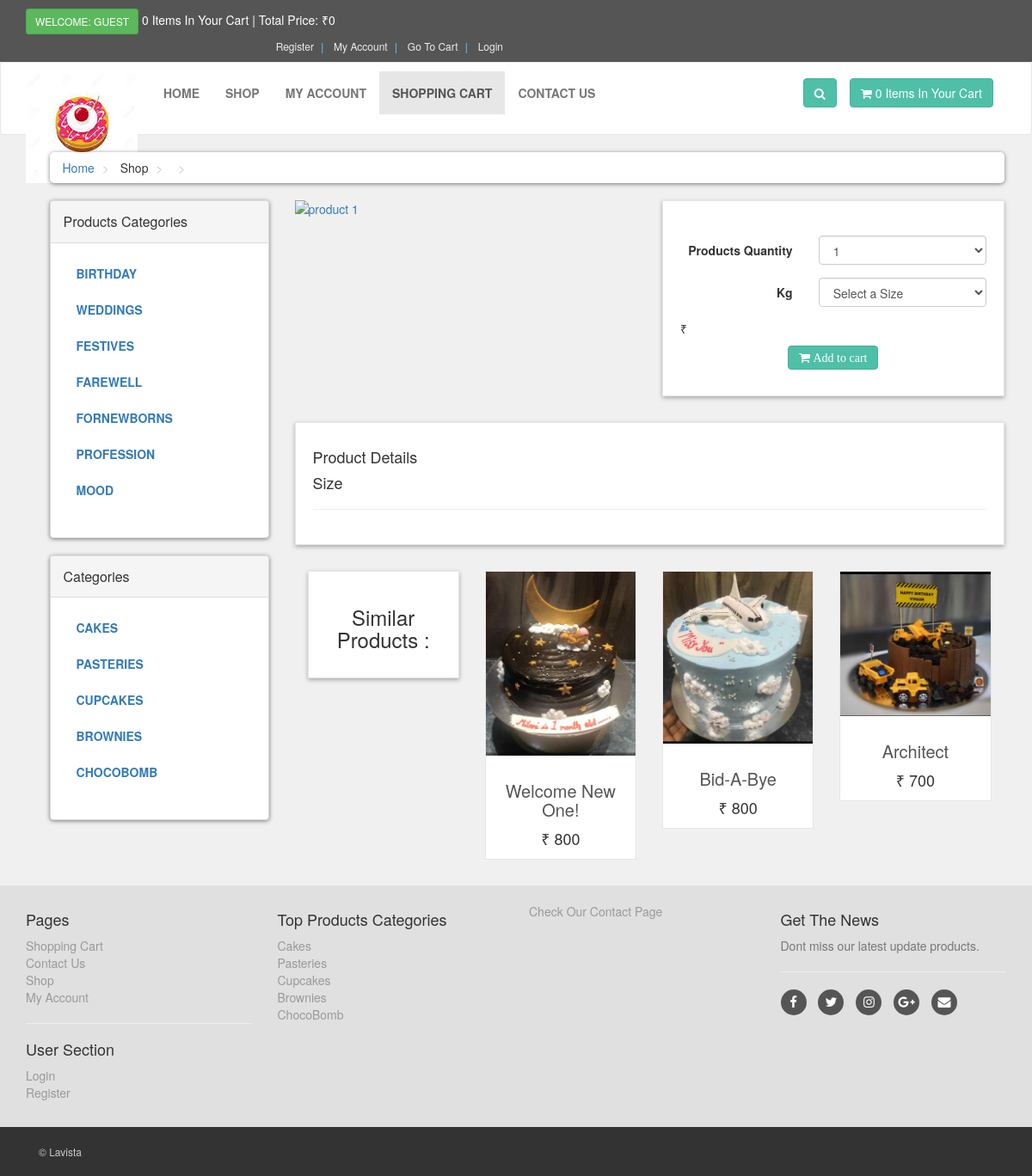
/details.php, run on the app's committed database.
### tables this page shows
CREATE TABLE `categories` (
  `cat_id` int(10) NOT NULL,
  `cat_title` text NOT NULL,
  `cat_desc` text NOT NULL
);

CREATE TABLE `product_categories` (
  `p_cat_id` int(10) NOT NULL,
  `p_cat_title` text NOT NULL,
  `p_cat_desc` text NOT NULL
);

CREATE TABLE `products` (
  `product_id` int(10) NOT NULL,
  `p_cat_id` int(10) NOT NULL,
  `cat_id` int(10) NOT NULL,
  `date` timestamp NOT NULL DEFAULT current_timestamp() ON UPDATE current_timestamp(),
  `product_title` text NOT NULL,
  `product_img1` text NOT NULL,
  `product_price` int(10) NOT NULL,
  `product_desc` text NOT NULL,
  `product_key` text NOT NULL
);

### details.php (the view, shortened to what this page needs)
<?php
    include("includes/header.php");
?>
   <div id="content">
       <div class="container">
           <div class="col-md-12">
               <ul class="breadcrumb">
                   <li>
                       <a href="index.php">Home</a>
                   </li>
                   <li>
                       Shop
                   </li>
                   <li>
                   </li>
                   <li> <?php echo $pro_title; ?> </li>
               </ul>
           </div>
           <div class="col-md-3">
   <?php
    include("includes/sidebar.php");
    ?>
           </div>
           <div class="col-md-9">
               <div id="productMain" class="row">
                   <div class="col-sm-6">
                       <div id="mainImage">
                                <div class="row" id="thumbs">
                           <div class="col-xs-11">
                               <a data-target="#myCarousel" data-slide-to="0"  href="#" class="thumb">
                                   <img src="admin_area/product_images/<?php echo $pro_img1; ?>" alt="product 1" class="img-responsive">
                               </a>
                           </div>
                       </div>
                       </div>
                   </div>
                   <div class="col-sm-6">
                       <div class="box">
                           <form action="details.php?add_cart=<?php echo $product_id; ?>" class="form-horizontal" method="post">
                               <div class="form-group">
                                   <label for="" class="col-md-5 control-label">Products Quantity</label>
                                   <div class="col-md-7">
                                          <select name="product_qty" id="" class="form-control">
                                           <option>1</option>
                                           </select>
                                    </div>
                               </div>
                               <div class="form-group">
                                   <label class="col-md-5 control-label">Kg</label>
                                   <div class="col-md-7">
                                      <select name="product_qty" id="" class="form-control"><
                                           <option>Select a Size</option>
                                       </select>
                                   </div>
                               </div>
                               <p class="price">₹  <?php echo  $pro_price; ?></p>
                               <p class="text-center buttons"><button class="btn btn-primary i fa fa-shopping-cart"> Add to cart</button></p>
                           </form>
                       </div>
                                    </div>
               </div>
               <div class="box" id="details">
                       <h4>Product Details</h4>
                       <h4>Size</h4>
                       <hr>
               </div>
               <div id="row same-heigh-row">
                   <div class="col-md-3 col-sm-6">
                       <div class="box same-height headline">
                           <h3 class="text-center">Similar Products :</h3>
                       </div>
                   </div>
                   <?php
                    $get_products = "select * from products order by rand() LIMIT 0,3";
                    $run_products = mysqli_query($connection,$get_products);
                   while($row_products=mysqli_fetch_array($run_products)){
                       $pro_id = $row_products['product_id'];
                       $pro_title = $row_products['product_title'];
                       $pro_img1 = $row_products['product_img1'];
                       $pro_price = $row_products['product_price'];
                       echo "
                        <div class='col-md-3 col-sm-6 center-responsive'>
                            <div class='product same-height'>
                                <a href='details.php?pro_id=$pro_id'>
                                    <img class='img-responsive' src='admin_area/product_images/$pro_img1'>
                                </a>
                                <div class='text'>
                                    <h3> <a href='details.php?pro_id=$pro_id'> $pro_title </a> </h3>
                                    <p class='price'> ₹ $pro_price </p>
                                </div>
                            </div>
                        </div>
                       ";
                   }
                   ?>
               </div>
           </div>
       </div>
   </div>
   <?php
    include("includes/footer.php");
    ?>
</body>
</html>

### includes/sidebar.php
<div class="panel panel-default sidebar-menu">
    <div class="panel-heading">
        <h3 class="panel-title">Products Categories</h3>
    </div>
    <div class="panel-body">
        <ul class="nav nav-pills nav-stacked category-menu">
               <?php
                        $get_p_cats = "select * from categories";
                        $run_p_cats = mysqli_query($connection,$get_p_cats);
                        while($row_p_cats=mysqli_fetch_array($run_p_cats)){
                            $cat_id = $row_p_cats['cat_id'];
                            $cat_title = $row_p_cats['cat_title'];
                            echo "
                                <li>
                                    <a href='shop.php?p_cat=$cat_id'>
                                        $cat_title
                                    </a>
                                </li>
                            ";
                        }
                    ?>
        </ul>
    </div>
</div>
<div class="panel panel-default sidebar-menu">
    <div class="panel-heading">
        <h3 class="panel-title">Categories</h3>
    </div>
    <div class="panel-body">
        <ul class="nav nav-pills nav-stacked category-menu">
              <?php
                        $get_p_cats = "select * from product_categories";
                        $run_p_cats = mysqli_query($connection,$get_p_cats);
                        while($row_p_cats=mysqli_fetch_array($run_p_cats)){
                            $p_cat_id = $row_p_cats['p_cat_id'];
                            $p_cat_title = $row_p_cats['p_cat_title'];
                            echo "
                                <li>
                                    <a href='shop.php?p_cat=$p_cat_id'>
                                        $p_cat_title
                                    </a>
                                </li>
                            ";
                        }
                    ?>
        </ul>
    </div>
</div>

### includes/footer.php (shortened to what this page needs)
<div id="footer">
    <div class="container">
        <div class="row">
            <div class="col-sm-6 col-md-3">
               <h4>Pages</h4>
                <ul>
                    <li><a href="cart.php">Shopping Cart</a></li>
                    <li><a href="contact.php">Contact Us</a></li>
                    <li><a href="shop.php">Shop</a></li>
                    <li><a href="customer/my_account.php">My Account</a></li>
                </ul>
                <hr>
                <h4>User Section</h4>
                <ul>
                           <?php
                           if(!isset($_SESSION['customer_email'])){
                               echo"<a href='checkout.php'>Login</a>";
                           }else{
                              echo"<a href='customer/my_account.php?my_orders'>My Account</a>";
                           }
                           ?>
                    <li><a href="customer_register.php">Register</a></li>
                </ul>
            </div>
            <div class="com-sm-6 col-md-3">
                <h4>Top Products Categories</h4>
                <ul>
                    <?php
                        $get_p_cats = "select * from product_categories";
                        $run_p_cats = mysqli_query($connection,$get_p_cats);
                        while($row_p_cats=mysqli_fetch_array($run_p_cats)){
                            $p_cat_id = $row_p_cats['p_cat_id'];
                            $p_cat_title = $row_p_cats['p_cat_title'];
                            echo "
                                <li>
                                    <a href='shop.php?p_cat=$p_cat_id'>
                                        $p_cat_title
                                    </a>
                                </li>
                            ";
                        }
                    ?>
                </ul>
            </div>
            <div class="col-sm-6 col-md-3">
                <a href="contact.php">Check Our Contact Page</a>
            </div>
            <div class="col-sm-6 col-md-3">
                <h4>Get The News</h4>
                <p class="text-muted">
                    Dont miss our latest update products.
                </p>
                <hr>
                <p class="social">
                    <a href="#" class="fa fa-facebook"></a>
                    <a href="#" class="fa fa-twitter"></a>
                    <a href="#" class="fa fa-instagram"></a>
                    <a href="#" class="fa fa-google-plus"></a>
                    <a href="#" class="fa fa-envelope"></a>
                </p>
            </div>
        </div>
    </div>
</div>
<div id="copyright">
    <div class="container">
        <div class="col-md-6">
            <p class="pull-left">&copy; Lavista </p>
        </div>
        <div class="col-md-6">
        </div>
    </div>
</div>

### styles/style.css (style rules this page uses)
body { font-size: 14px; line-height: 1.42857143; color: #333333; background: #f0f0f0; overflow-x: hidden; }
.btn-primary { color: rgb(255, 255, 255); background: rgb(79, 191, 168); border-color: rgb(65, 179, 156); }
.box { background: #ffffff; margin: 0 0 30px; border: solid 1px #e6e6e6; box-sizing: border-box; padding: 20px; box-shadow: 0px 2px 5px rgba(0, 0, 0, .3); }
#content { padding-left: 25px; }
#content .product { background: #ffffff; border: solid 1px #e6e6e6; margin-bottom: 30px; box-sizing: border-box; }
#content .product .text { padding: 10px 10px 0px; }
#content .product .text p.price { font-size: 18px; text-align: center; font-weight: 400; }
#content .product .text h3 { text-align: center; font-size: 20px; }
#content .product .text h3 a { color: rgb(85, 85, 85); }
.breadcrumb { padding: 8px 15px; margin-bottom: 20px; background: #ffffff; border-radius: 5px; box-shadow: 0px 1px 5px rgba(0, 0, 0, .5); }
.breadcrumb> li + li:before { content: ">\00a0"; color: #cccccc; }
#content .panel.sidebar-menu { box-sizing: border-box; box-shadow: 0px 1px 5px rgba(0, 0, 0, .5); }
#content .panel.sidebar-menu ul.nav.category-menu { margin-bottom: 20px; }
#content .panel.sidebar-menu ul.nav.category-menu li a { text-transform: uppercase; font-weight: 600; }
#content .panel.sidebar-menu h3 { padding: 5px 0px; margin: 0px; }
#footer { background: #e0e0e0; padding: 20px 0; }
#footer a { color: #999999; padding: 0; text-decoration: none; }
#footer ul { list-style: none; padding-left: 0px; }
#footer .social { text-align: left; }
#footer .social a { margin: 0px 10px 0px 0px; display: inline-block; color: #ffffff; width: 30px; height: 30px; border-radius: 15px; line-height: 30px; font-size: 15px; text-align: center; vertical-align: bottom; background: #555555; text-decoration: none; }
#copyright { background: #333333; color: #cccccc; padding: 20px 0px; font-size: 12px; }
#copyright p { margin: 0px; }

### data on the page
categories: cat_title "BIRTHDAY"
categories: cat_title "WEDDINGS"
categories: cat_title "FESTIVES"
categories: cat_title "FAREWELL"
categories: cat_title "FORNEWBORNS"
categories: cat_title "PROFESSION"
categories: cat_title "MOOD"
product_categories: p_cat_title "CAKES", p_cat_title "Cakes"
product_categories: p_cat_title "PASTERIES", p_cat_title "Pasteries"
product_categories: p_cat_title "CUPCAKES", p_cat_title "Cupcakes"
product_categories: p_cat_title "BROWNIES", p_cat_title "Brownies"
product_categories: p_cat_title "CHOCOBOMB", p_cat_title "ChocoBomb"
products: product_img1 (picture), product_title "Welcome New One!", product_price "800"
products: product_img1 (picture), product_title "Bid-A-Bye", product_price "800"
products: product_img1 (picture), product_title "Architect", product_price "700"

### other printed values
$count_items "0 0"
$total "0"
